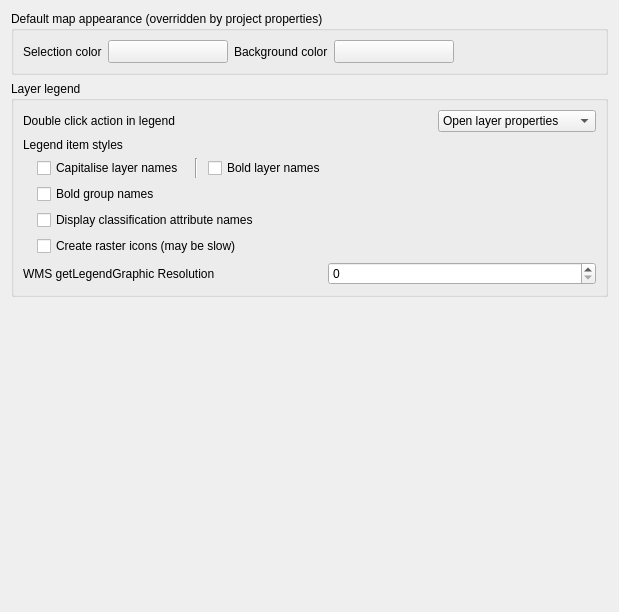
             <widget class="QWidget" name="mOptionsScrollAreaContents_06">
              <property name="geometry">
               <rect>
                <x>0</x>
                <y>0</y>
                <width>619</width>
                <height>612</height>
               </rect>
              </property>
              <layout class="QVBoxLayout" name="verticalLayout_25">
               <item>
                <widget class="QgsCollapsibleGroupBox" name="groupBox_9">
                 <property name="title">
                  <string>Default map appearance (overridden by project properties)</string>
                 </property>
                 <layout class="QGridLayout" name="gridLayout_7">
                  <item row="0" column="4">
                   <widget class="QgsColorButtonV2" name="pbnCanvasColor">
                    <property name="sizePolicy">
                     <sizepolicy hsizetype="Fixed" vsizetype="Fixed">
                      <horstretch>0</horstretch>
                      <verstretch>0</verstretch>
                     </sizepolicy>
                    </property>
                    <property name="minimumSize">
                     <size>
                      <width>120</width>
                      <height>0</height>
                     </size>
                    </property>
                    <property name="maximumSize">
                     <size>
                      <width>120</width>
                      <height>16777215</height>
                     </size>
                    </property>
                    <property name="text">
                     <string/>
                    </property>
                   </widget>
                  </item>
                  <item row="0" column="6">
                   <spacer name="horizontalSpacer_28">
                    <property name="orientation">
                     <enum>Qt::Horizontal</enum>
                    </property>
                    <property name="sizeHint" stdset="0">
                     <size>
                      <width>40</width>
                      <height>20</height>
                     </size>
                    </property>
                   </spacer>
                  </item>
                  <item row="0" column="3">
                   <widget class="QLabel" name="label">
                    <property name="sizePolicy">
                     <sizepolicy hsizetype="Maximum" vsizetype="Preferred">
                      <horstretch>0</horstretch>
                      <verstretch>0</verstretch>
                     </sizepolicy>
                    </property>
                    <property name="text">
                     <string>Background color</string>
                    </property>
                   </widget>
                  </item>
                  <item row="0" column="0">
                   <widget class="QLabel" name="textLabel1_9">
                    <property name="sizePolicy">
                     <sizepolicy hsizetype="Maximum" vsizetype="Preferred">
                      <horstretch>0</horstretch>
                      <verstretch>0</verstretch>
                     </sizepolicy>
                    </property>
                    <property name="text">
                     <string>Selection color</string>
                    </property>
                   </widget>
                  </item>
                  <item row="0" column="1">
                   <widget class="QgsColorButtonV2" name="pbnSelectionColor">
                    <property name="sizePolicy">
                     <sizepolicy hsizetype="Fixed" vsizetype="Fixed">
                      <horstretch>0</horstretch>
                      <verstretch>0</verstretch>
                     </sizepolicy>
                    </property>
                    <property name="minimumSize">
                     <size>
                      <width>120</width>
                      <height>0</height>
                     </size>
                    </property>
                    <property name="maximumSize">
                     <size>
                      <width>120</width>
                      <height>16777215</height>
                     </size>
                    </property>
                    <property name="text">
                     <string/>
                    </property>
                   </widget>
                  </item>
                 </layout>
                </widget>
               </item>
               <item>
                <widget class="QgsCollapsibleGroupBox" name="mLegendGrpBx">
                 <property name="minimumSize">
                  <size>
                   <width>0</width>
                   <height>0</height>
                  </size>
                 </property>
                 <property name="title">
                  <string>Layer legend</string>
                 </property>
                 <layout class="QVBoxLayout" name="verticalLayout_21">
                  <item>
                   <layout class="QHBoxLayout" name="horizontalLayout_8">
                    <item>
                     <widget class="QLabel" name="label_15">
                      <property name="text">
                       <string>Double click action in legend</string>
                      </property>
                     </widget>
                    </item>
                    <item>
                     <spacer name="horizontalSpacer_6">
                      <property name="orientation">
                       <enum>Qt::Horizontal</enum>
                      </property>
                      <property name="sizeHint" stdset="0">
                       <size>
                        <width>40</width>
                        <height>20</height>
                       </size>
                      </property>
                     </spacer>
                    </item>
                    <item>
                     <widget class="QComboBox" name="cmbLegendDoubleClickAction">
                      <item>
                       <property name="text">
                        <string>Open layer properties</string>
                       </property>
                      </item>
                      <item>
                       <property name="text">
                        <string>Open attribute table</string>
                       </property>
                      </item>
                      <item>
                       <property name="text">
                        <string>Open layer styling dock</string>
                       </property>
                      </item>
                     </widget>
                    </item>
                   </layout>
                  </item>
                  <item>
                   <layout class="QGridLayout" name="gridLayout_3">
                    <item row="1" column="2">
                     <widget class="Line" name="line_4">
                      <property name="minimumSize">
                       <size>
                        <width>12</width>
                        <height>0</height>
                       </size>
                      </property>
                      <property name="orientation">
                       <enum>Qt::Vertical</enum>
                      </property>
                     </widget>
                    </item>
                    <item row="1" column="0">
                     <spacer name="horizontalSpacer_34">
                      <property name="orientation">
                       <enum>Qt::Horizontal</enum>
                      </property>
                      <property name="sizeType">
                       <enum>QSizePolicy::Fixed</enum>
                      </property>
                      <property name="sizeHint" stdset="0">
                       <size>
                        <width>8</width>
                        <height>1</height>
                       </size>
                      </property>
                     </spacer>
                    </item>
                    <item row="1" column="1">
                     <widget class="QCheckBox" name="capitaliseCheckBox">
                      <property name="sizePolicy">
                       <sizepolicy hsizetype="Maximum" vsizetype="Fixed">
                        <horstretch>0</horstretch>
                        <verstretch>0</verstretch>
                       </sizepolicy>
                      </property>
                      <property name="text">
                       <string>Capitalise layer names</string>
                      </property>
                     </widget>
                    </item>
                    <item row="1" column="3">
                     <widget class="QCheckBox" name="mLegendLayersBoldChkBx">
                      <property name="sizePolicy">
                       <sizepolicy hsizetype="Minimum" vsizetype="Fixed">
                        <horstretch>0</horstretch>
                        <verstretch>0</verstretch>
                       </sizepolicy>
                      </property>
                      <property name="text">
                       <string>Bold layer names</string>
                      </property>
                     </widget>
                    </item>
                    <item row="3" column="1" colspan="3">
                     <widget class="QCheckBox" name="cbxLegendClassifiers">
                      <property name="text">
                       <string>Display classification attribute names</string>
                      </property>
                     </widget>
                    </item>
                    <item row="2" column="1" colspan="3">
                     <widget class="QCheckBox" name="mLegendGroupsBoldChkBx">
                      <property name="text">
                       <string>Bold group names</string>
                      </property>
                     </widget>
                    </item>
                    <item row="4" column="1" colspan="3">
                     <widget class="QCheckBox" name="cbxCreateRasterLegendIcons">
                      <property name="text">
                       <string>Create raster icons (may be slow)</string>
                      </property>
                     </widget>
                    </item>
                    <item row="0" column="0" colspan="4">
                     <widget class="QLabel" name="label_53">
                      <property name="sizePolicy">
                       <sizepolicy hsizetype="Minimum" vsizetype="Preferred">
                        <horstretch>0</horstretch>
                        <verstretch>0</verstretch>
                       </sizepolicy>
                      </property>
                      <property name="text">
                       <string>Legend item styles</string>
                      </property>
                     </widget>
                    </item>
                   </layout>
                  </item>
                  <item>
                   <layout class="QHBoxLayout" name="horizontalLayout_34">
                    <item>
                     <widget class="QLabel" name="label_58">
                      <property name="text">
                       <string>WMS getLegendGraphic Resolution</string>
                      </property>
                     </widget>
                    </item>
                    <item>
                     <spacer name="horizontalSpacer_39">
                      <property name="orientation">
                       <enum>Qt::Horizontal</enum>
                      </property>
                      <property name="sizeType">
                       <enum>QSizePolicy::Preferred</enum>
                      </property>
                      <property name="sizeHint" stdset="0">
                       <size>
                        <width>30</width>
                        <height>20</height>
                       </size>
                      </property>
                     </spacer>
                    </item>
                    <item>
                     <widget class="QSpinBox" name="mLegendGraphicResolutionSpinBox">
                      <property name="toolTip">
                       <string extracomment="MAP_RESOLUTION or DPI value overloading getMap default value (set 0 to use default)"/>
                      </property>
                      <property name="whatsThis">
                       <string extracomment="MAP_RESOLUTION or DPI value overloading getMap default value (set 0 to use default)"/>
                      </property>
                      <property name="minimum">
                       <number>0</number>
                      </property>
                      <property name="maximum">
                       <number>1000000</number>
                      </property>
                     </widget>
                    </item>
                   </layout>
                  </item>
                 </layout>
                </widget>
               </item>
               <item>
                <spacer>
                 <property name="orientation">
                  <enum>Qt::Vertical</enum>
                 </property>
                 <property name="sizeHint" stdset="0">
                  <size>
                   <width>20</width>
                   <height>40</height>
                  </size>
                 </property>
                </spacer>
               </item>
              </layout>
             </widget>
